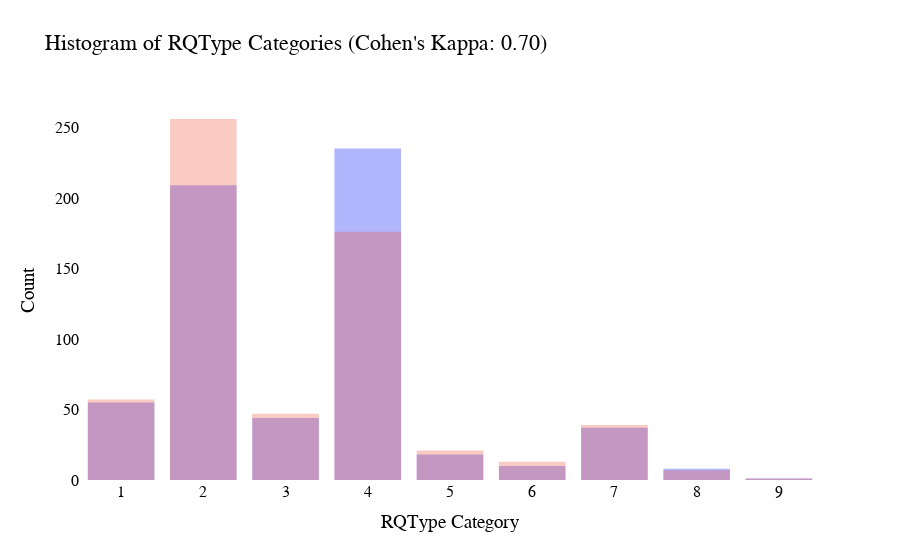

The code cell stored with this chart in its notebook:
### Code cell
rater1 = df['rq_cat_num']
rater2 = pd.read_csv(f'{path}/results/rqtypes_categories_617_withTitle.csv')['rq_cat']
kappa = cohen_kappa_score(rater1, rater2)

fig = go.Figure()
fig.add_trace(go.Histogram(x=rater1, name='Rater 1', opacity=0.5))
fig.add_trace(go.Histogram(x=rater2, name='Rater 2', opacity=0.3))
fig.update_layout(
    plot_bgcolor='rgba(0,0,0,0)',
    # paper_bgcolor='rgba(0,0,0,0)',
    showlegend=False,
    title=f'Histogram of RQType Categories (Cohen\'s Kappa: {kappa:.2f})',
    xaxis_title='RQType Category',
    yaxis_title='Count',
    barmode='overlay',
    bargap=0.1,
    bargroupgap=0.1,
    font=dict(size=16, color='black'),
    font_family="Times New Roman"
)

### Figure 1 — Plotly figure (JSON) as saved in the notebook; plotly's stock layout.template omitted (floating-point values rounded to 4 significant figures; data arrays with more than 128 entries replaced by an {"elided": "..."} marker saying what was removed)
{"data": [{"name": "Rater 1", "opacity": 0.5, "type": "histogram", "x": {"elided": "617 int values"}}, {"name": "Rater 2", "opacity": 0.3, "type": "histogram", "x": {"elided": "617 int values"}}], "layout": {"bargap": 0.1, "bargroupgap": 0.1, "barmode": "overlay", "font": {"color": "black", "family": "Times New Roman", "size": 16}, "plot_bgcolor": "rgba(0,0,0,0)", "showlegend": false, "title": {"text": "Histogram of RQType Categories (Cohen's Kappa: 0.70)"}, "xaxis": {"title": {"text": "RQType Category"}}, "yaxis": {"title": {"text": "Count"}}}}
